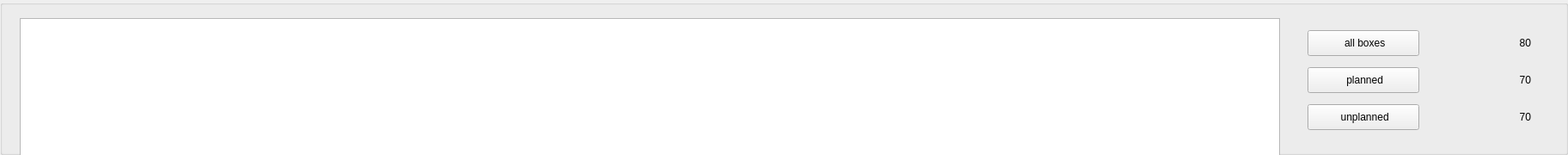
         <widget class="QGroupBox" name="list_grp">
          <property name="sizePolicy">
           <sizepolicy hsizetype="MinimumExpanding" vsizetype="MinimumExpanding">
            <horstretch>0</horstretch>
            <verstretch>0</verstretch>
           </sizepolicy>
          </property>
          <property name="minimumSize">
           <size>
            <width>1800</width>
            <height>180</height>
           </size>
          </property>
          <property name="maximumSize">
           <size>
            <width>16777215</width>
            <height>180</height>
           </size>
          </property>
          <property name="title">
           <string/>
          </property>
          <layout class="QHBoxLayout" name="horizontalLayout_6">
           <property name="spacing">
            <number>20</number>
           </property>
           <property name="leftMargin">
            <number>20</number>
           </property>
           <property name="topMargin">
            <number>15</number>
           </property>
           <property name="rightMargin">
            <number>20</number>
           </property>
           <property name="bottomMargin">
            <number>10</number>
           </property>
           <item>
            <widget class="QListWidget" name="listWidget">
             <property name="sizePolicy">
              <sizepolicy hsizetype="Expanding" vsizetype="Fixed">
               <horstretch>0</horstretch>
               <verstretch>0</verstretch>
              </sizepolicy>
             </property>
             <property name="minimumSize">
              <size>
               <width>1466</width>
               <height>160</height>
              </size>
             </property>
             <property name="maximumSize">
              <size>
               <width>16777215</width>
               <height>160</height>
              </size>
             </property>
             <property name="editTriggers">
              <set>QAbstractItemView::NoEditTriggers</set>
             </property>
             <property name="showDropIndicator" stdset="0">
              <bool>true</bool>
             </property>
             <property name="dragDropMode">
              <enum>QAbstractItemView::NoDragDrop</enum>
             </property>
             <property name="iconSize">
              <size>
               <width>60</width>
               <height>60</height>
              </size>
             </property>
             <property name="textElideMode">
              <enum>Qt::ElideRight</enum>
             </property>
             <property name="movement">
              <enum>QListView::Static</enum>
             </property>
             <property name="flow">
              <enum>QListView::LeftToRight</enum>
             </property>
             <property name="isWrapping" stdset="0">
              <bool>false</bool>
             </property>
             <property name="resizeMode">
              <enum>QListView::Fixed</enum>
             </property>
             <property name="spacing">
              <number>0</number>
             </property>
             <property name="gridSize">
              <size>
               <width>160</width>
               <height>150</height>
              </size>
             </property>
             <property name="viewMode">
              <enum>QListView::IconMode</enum>
             </property>
             <property name="uniformItemSizes">
              <bool>false</bool>
             </property>
             <property name="selectionRectVisible">
              <bool>true</bool>
             </property>
            </widget>
           </item>
           <item>
            <layout class="QGridLayout" name="gridLayout">
             <property name="sizeConstraint">
              <enum>QLayout::SetFixedSize</enum>
             </property>
             <property name="leftMargin">
              <number>12</number>
             </property>
             <property name="rightMargin">
              <number>20</number>
             </property>
             <property name="spacing">
              <number>0</number>
             </property>
             <item row="3" column="1">
              <spacer name="horizontalSpacer_15">
               <property name="orientation">
                <enum>Qt::Horizontal</enum>
               </property>
               <property name="sizeType">
                <enum>QSizePolicy::Fixed</enum>
               </property>
               <property name="sizeHint" stdset="0">
                <size>
                 <width>80</width>
                 <height>20</height>
                </size>
               </property>
              </spacer>
             </item>
             <item row="1" column="1">
              <spacer name="horizontalSpacer_14">
               <property name="orientation">
                <enum>Qt::Horizontal</enum>
               </property>
               <property name="sizeType">
                <enum>QSizePolicy::Fixed</enum>
               </property>
               <property name="sizeHint" stdset="0">
                <size>
                 <width>80</width>
                 <height>20</height>
                </size>
               </property>
              </spacer>
             </item>
             <item row="2" column="0">
              <widget class="QToolButton" name="sortplannedBtn">
               <property name="sizePolicy">
                <sizepolicy hsizetype="Fixed" vsizetype="Fixed">
                 <horstretch>0</horstretch>
                 <verstretch>0</verstretch>
                </sizepolicy>
               </property>
               <property name="minimumSize">
                <size>
                 <width>130</width>
                 <height>30</height>
                </size>
               </property>
               <property name="maximumSize">
                <size>
                 <width>130</width>
                 <height>30</height>
                </size>
               </property>
               <property name="text">
                <string> planned</string>
               </property>
               <property name="icon">
                <iconset resource="../deps/resources/resource.qrc">
                 <normaloff>:/images/sortlist.png</normaloff>:/images/sortlist.png</iconset>
               </property>
               <property name="iconSize">
                <size>
                 <width>10</width>
                 <height>10</height>
                </size>
               </property>
               <property name="checkable">
                <bool>false</bool>
               </property>
               <property name="toolButtonStyle">
                <enum>Qt::ToolButtonTextBesideIcon</enum>
               </property>
               <property name="class" stdset="0">
                <string>QToolButton3</string>
               </property>
              </widget>
             </item>
             <item row="1" column="0" alignment="Qt::AlignHCenter|Qt::AlignVCenter">
              <widget class="QToolButton" name="sortallBtn">
               <property name="sizePolicy">
                <sizepolicy hsizetype="Fixed" vsizetype="Fixed">
                 <horstretch>0</horstretch>
                 <verstretch>0</verstretch>
                </sizepolicy>
               </property>
               <property name="minimumSize">
                <size>
                 <width>130</width>
                 <height>30</height>
                </size>
               </property>
               <property name="maximumSize">
                <size>
                 <width>130</width>
                 <height>30</height>
                </size>
               </property>
               <property name="text">
                <string> all boxes</string>
               </property>
               <property name="icon">
                <iconset resource="../deps/resources/resource.qrc">
                 <normaloff>:/images/sortlist.png</normaloff>:/images/sortlist.png</iconset>
               </property>
               <property name="iconSize">
                <size>
                 <width>10</width>
                 <height>10</height>
                </size>
               </property>
               <property name="checkable">
                <bool>false</bool>
               </property>
               <property name="checked">
                <bool>false</bool>
               </property>
               <property name="toolButtonStyle">
                <enum>Qt::ToolButtonTextBesideIcon</enum>
               </property>
               <property name="class" stdset="0">
                <string>QToolButton3</string>
               </property>
               <property name="QToolButton2" stdset="0">
                <string/>
               </property>
              </widget>
             </item>
             <item row="3" column="0">
              <widget class="QToolButton" name="sortunplannedBtn">
               <property name="sizePolicy">
                <sizepolicy hsizetype="Fixed" vsizetype="Fixed">
                 <horstretch>0</horstretch>
                 <verstretch>0</verstretch>
                </sizepolicy>
               </property>
               <property name="minimumSize">
                <size>
                 <width>130</width>
                 <height>30</height>
                </size>
               </property>
               <property name="maximumSize">
                <size>
                 <width>130</width>
                 <height>30</height>
                </size>
               </property>
               <property name="text">
                <string> unplanned</string>
               </property>
               <property name="icon">
                <iconset resource="../deps/resources/resource.qrc">
                 <normaloff>:/images/sortlist.png</normaloff>:/images/sortlist.png</iconset>
               </property>
               <property name="iconSize">
                <size>
                 <width>10</width>
                 <height>10</height>
                </size>
               </property>
               <property name="checkable">
                <bool>false</bool>
               </property>
               <property name="toolButtonStyle">
                <enum>Qt::ToolButtonTextBesideIcon</enum>
               </property>
               <property name="class" stdset="0">
                <string>QToolButton3</string>
               </property>
               <property name="QToolButton2" stdset="0">
                <string/>
               </property>
              </widget>
             </item>
             <item row="2" column="1">
              <spacer name="HS_3">
               <property name="orientation">
                <enum>Qt::Horizontal</enum>
               </property>
               <property name="sizeType">
                <enum>QSizePolicy::Fixed</enum>
               </property>
               <property name="sizeHint" stdset="0">
                <size>
                 <width>80</width>
                 <height>20</height>
                </size>
               </property>
              </spacer>
             </item>
             <item row="1" column="2">
              <widget class="QLabel" name="sortall_value">
               <property name="sizePolicy">
                <sizepolicy hsizetype="Fixed" vsizetype="Fixed">
                 <horstretch>0</horstretch>
                 <verstretch>0</verstretch>
                </sizepolicy>
               </property>
               <property name="minimumSize">
                <size>
                 <width>50</width>
                 <height>30</height>
                </size>
               </property>
               <property name="maximumSize">
                <size>
                 <width>50</width>
                 <height>30</height>
                </size>
               </property>
               <property name="text">
                <string>80</string>
               </property>
               <property name="alignment">
                <set>Qt::AlignRight|Qt::AlignTrailing|Qt::AlignVCenter</set>
               </property>
               <property name="class" stdset="0">
                <string/>
               </property>
              </widget>
             </item>
             <item row="2" column="2">
              <widget class="QLabel" name="sortplanned_value">
               <property name="sizePolicy">
                <sizepolicy hsizetype="Fixed" vsizetype="Fixed">
                 <horstretch>0</horstretch>
                 <verstretch>0</verstretch>
                </sizepolicy>
               </property>
               <property name="minimumSize">
                <size>
                 <width>50</width>
                 <height>30</height>
                </size>
               </property>
               <property name="maximumSize">
                <size>
                 <width>50</width>
                 <height>30</height>
                </size>
               </property>
               <property name="text">
                <string>70</string>
               </property>
               <property name="alignment">
                <set>Qt::AlignRight|Qt::AlignTrailing|Qt::AlignVCenter</set>
               </property>
              </widget>
             </item>
             <item row="3" column="2">
              <widget class="QLabel" name="sortunplanned_value">
               <property name="sizePolicy">
                <sizepolicy hsizetype="Fixed" vsizetype="Fixed">
                 <horstretch>0</horstretch>
                 <verstretch>0</verstretch>
                </sizepolicy>
               </property>
               <property name="minimumSize">
                <size>
                 <width>50</width>
                 <height>30</height>
                </size>
               </property>
               <property name="maximumSize">
                <size>
                 <width>50</width>
                 <height>30</height>
                </size>
               </property>
               <property name="text">
                <string>70</string>
               </property>
               <property name="alignment">
                <set>Qt::AlignRight|Qt::AlignTrailing|Qt::AlignVCenter</set>
               </property>
              </widget>
             </item>
             <item row="0" column="0">
              <spacer name="verticalSpacer_8">
               <property name="orientation">
                <enum>Qt::Vertical</enum>
               </property>
               <property name="sizeType">
                <enum>QSizePolicy::Fixed</enum>
               </property>
               <property name="sizeHint" stdset="0">
                <size>
                 <width>20</width>
                 <height>1</height>
                </size>
               </property>
              </spacer>
             </item>
            </layout>
           </item>
          </layout>
         </widget>
